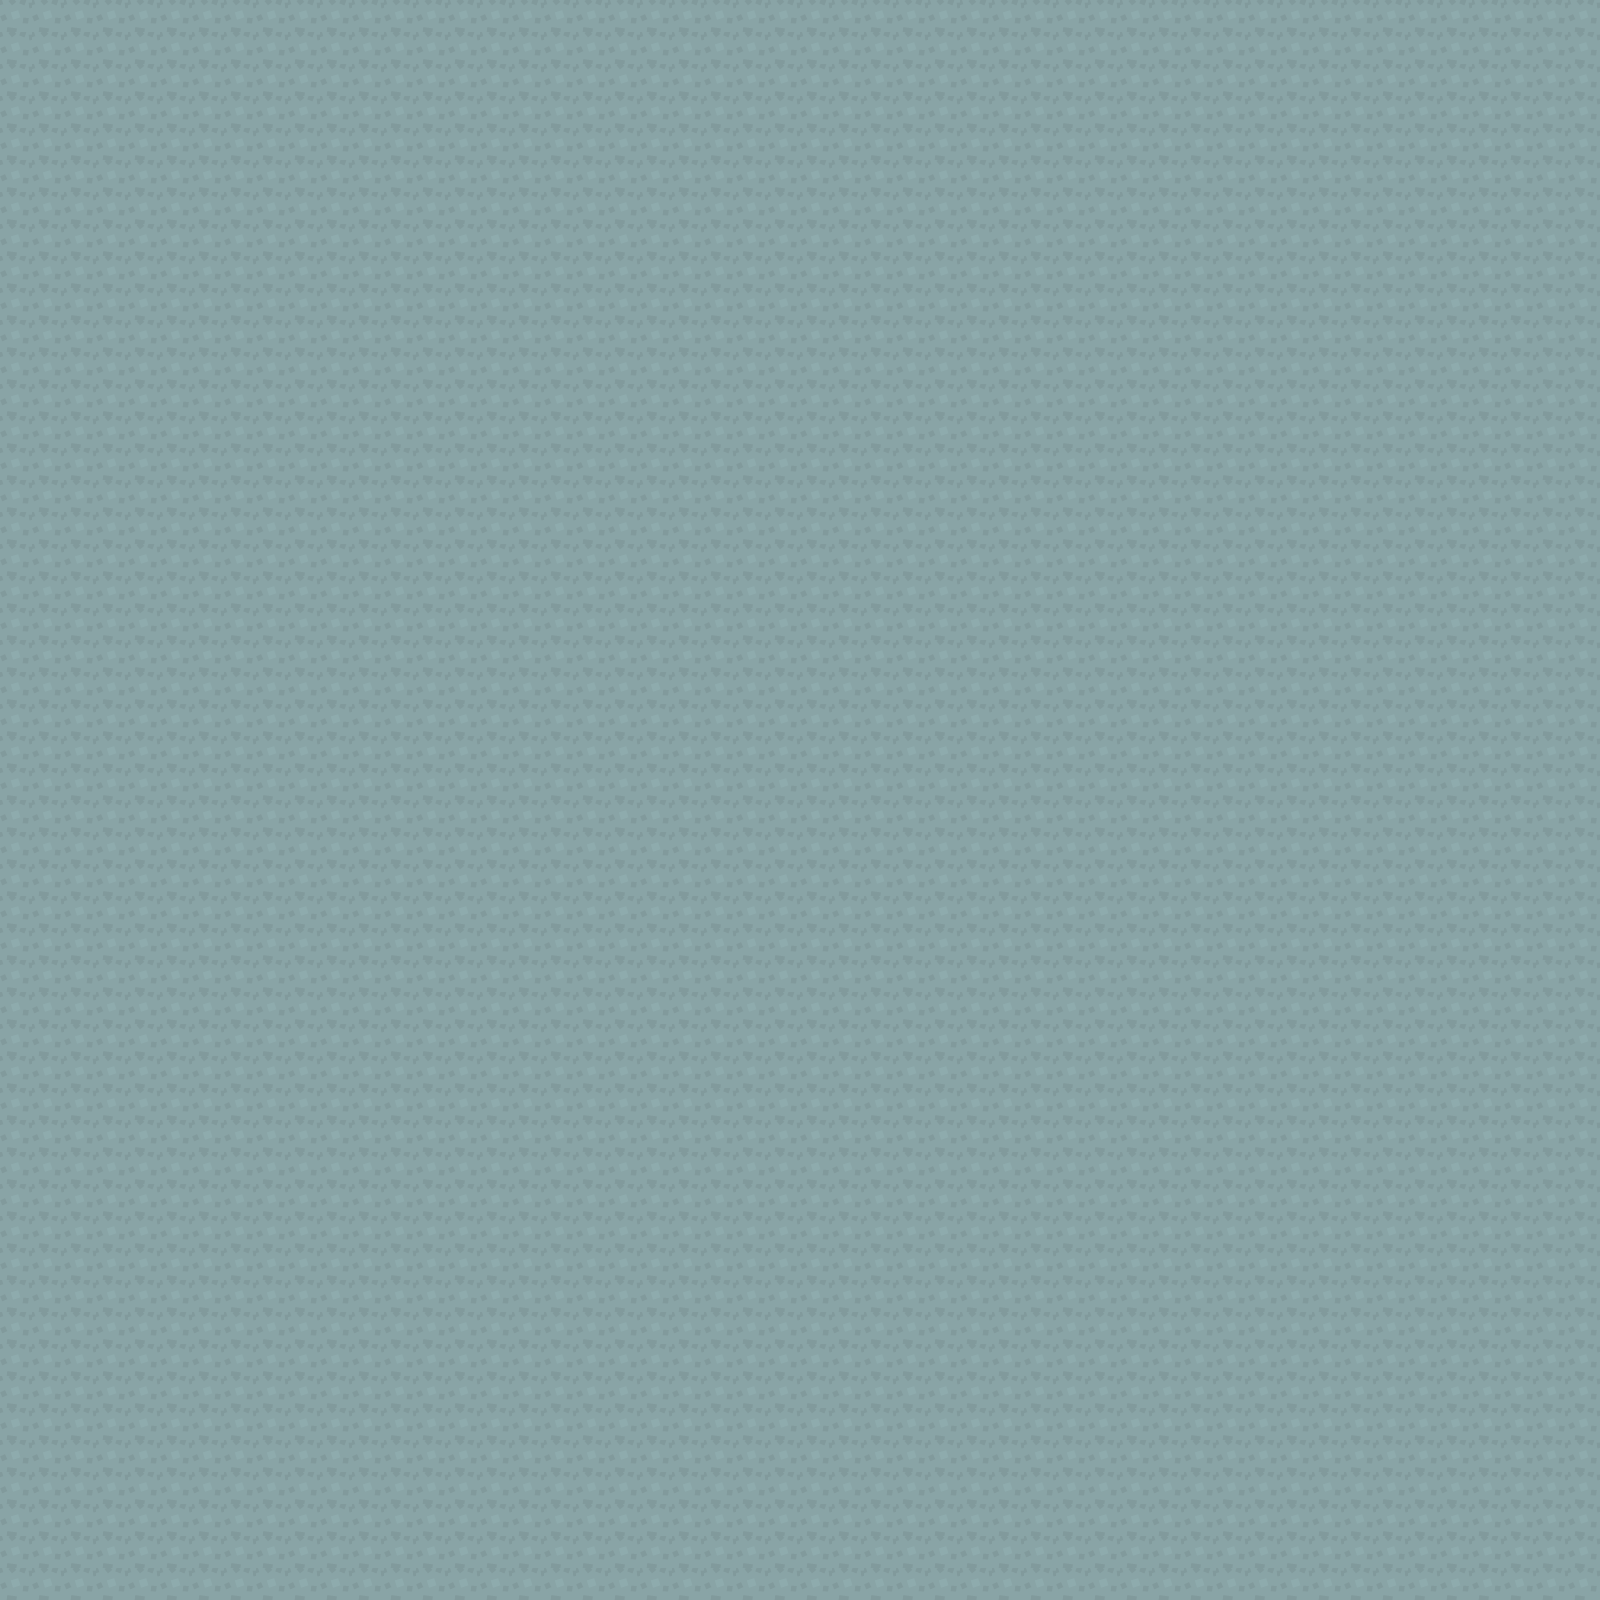

This is a level from a 2D game, rendered from its Tiled map with the project's own tilesets. A one-line summary and the map file follow, with tile-layer data summarised:
An orthogonal 50x50 tile map with 32x32 px tiles, 1 tile layer (Tile Layer 1).

<map version="1.10" tiledversion="1.11.0" orientation="orthogonal" renderorder="right-down" width="50" height="50" tilewidth="32" tileheight="32" infinite="0" nextlayerid="2" nextobjectid="1">
 <tileset firstgid="1" name="evol_alg" tilewidth="32" tileheight="32" tilecount="816" columns="34">
  <image source="mapPack_tilesheet.png" width="1088" height="768" />
 </tileset>
 <layer id="1" name="Tile Layer 1" width="50" height="50">
  <data>[2500 cells, 2500 non-empty, 1 distinct tile ids]</data>
 </layer>
</map>
